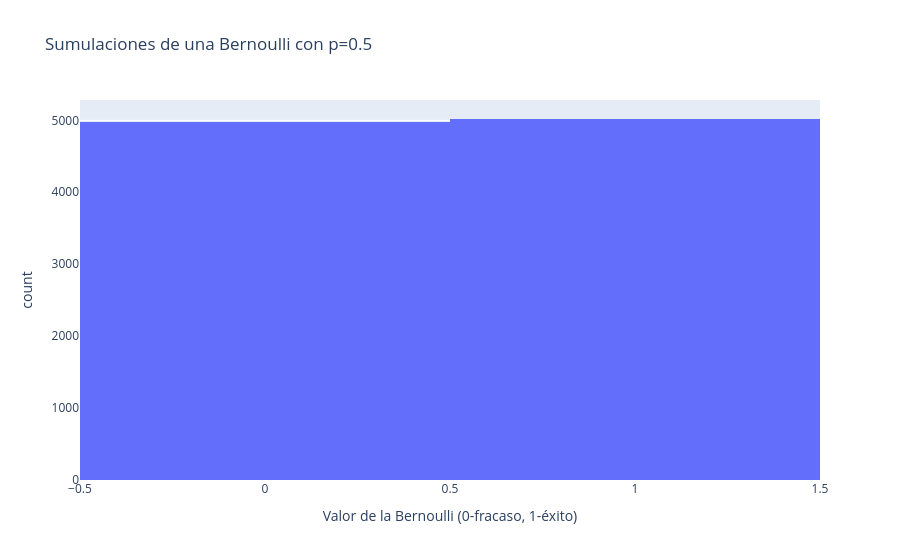

The notebook cell this image was saved under:
### Code cell
import plotly.express as px # Para visualización interactiva
px.histogram(
    numer,
    x = numer,
    nbins = 2,
    title = "Sumulaciones de una Bernoulli con p=0.5",
    labels = {"x": "Valor de la Bernoulli (0-fracaso, 1-éxito)" }
)

### Figure 1 — Plotly figure (JSON) as saved in the notebook; plotly's stock layout.template omitted (floating-point values rounded to 4 significant figures; data arrays with more than 128 entries replaced by an {"elided": "..."} marker saying what was removed)
{"data": [{"alignmentgroup": "True", "bingroup": "x", "hovertemplate": "Valor de la Bernoulli (0-fracaso, 1-éxito)=%{x}<br>count=%{y}<extra></extra>", "legendgroup": "", "marker": {"color": "#636efa", "pattern": {"shape": ""}}, "name": "", "nbinsx": 2, "offsetgroup": "", "orientation": "v", "showlegend": false, "type": "histogram", "x": {"elided": "10000 int values"}, "xaxis": "x", "yaxis": "y"}], "layout": {"barmode": "relative", "legend": {"tracegroupgap": 0}, "title": {"text": "Sumulaciones de una Bernoulli con p=0.5"}, "xaxis": {"anchor": "y", "domain": [0, 1], "title": {"text": "Valor de la Bernoulli (0-fracaso, 1-éxito)"}}, "yaxis": {"anchor": "x", "domain": [0, 1], "title": {"text": "count"}}}}
